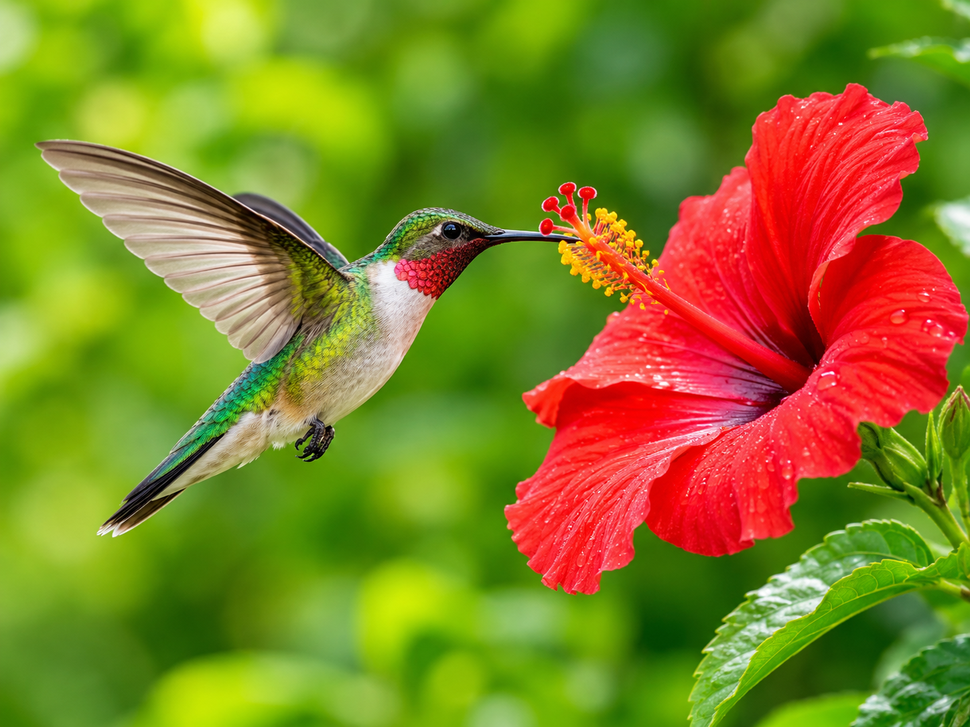
#> input picture Bird.png, 970 x 727 px, shrunk from 1448 x 1086 before the run
$ jupyter execute workshop-3.ipynb
#> lines starting #> are read from the running program, lines starting #| are printed output that depends on the picture; after the words box and inside, x2 and y2 are one past the last pixel; in counts of white or black regions, pixels touching at a corner belong together
# WORKSHOP 3 – Canny Edge Detection
## Name: Karthi V             Reg no.: 212225230130

Step 1: Import the libraries

[cell 1]
import cv2
import matplotlib.pyplot as plt

Step 2: Load and display the image

[cell 2]
img = cv2.imread('Bird.png')
#> img is the input picture: shape (727, 970, 3); mean B, G, R 36, 128.7, 130.9
plt.imshow(cv2.cvtColor(img, cv2.COLOR_BGR2RGB))
plt.title('Original Image')
plt.axis('off')
plt.show()

Step 3: Convert the image into grayscale

[cell 3]
gray = cv2.cvtColor(img, cv2.COLOR_BGR2GRAY)
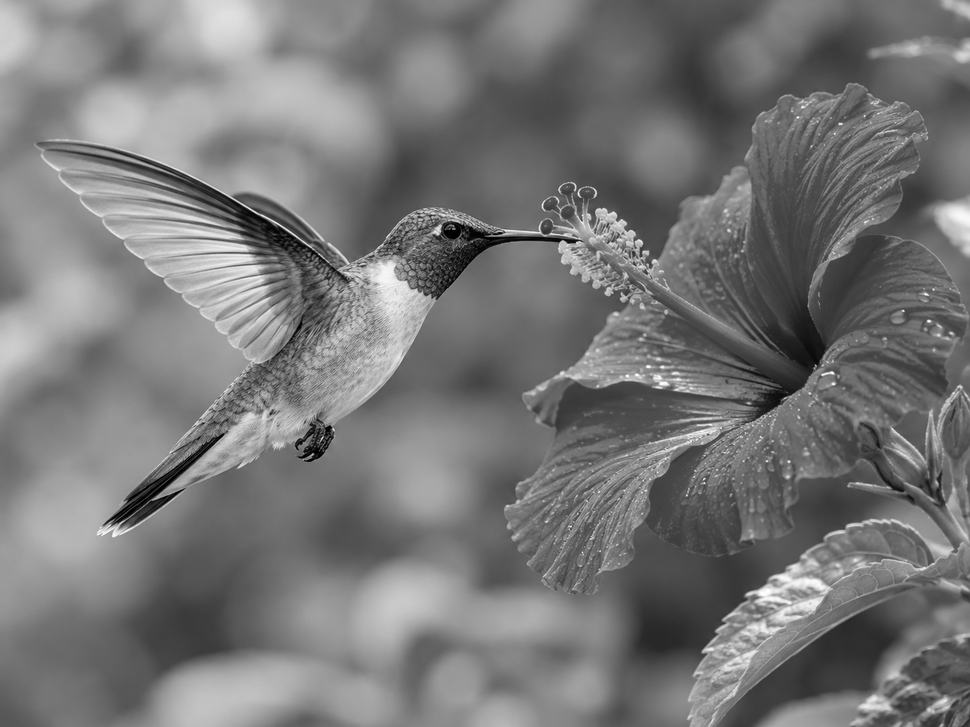
#> gray: shape (727, 970); min 0, max 255, mean 118.8
plt.imshow(gray, cmap='gray')
plt.title('Grayscale Image')
plt.axis('off')
plt.show()

Step 4: Apply Gaussian Blur

[cell 4]
blur = cv2.GaussianBlur(gray, (5, 5), 0)
plt.imshow(blur, cmap='gray')
plt.title('Gaussian Blur Image')
plt.axis('off')
plt.show()

Step 5: Apply Canny Edge Detection

[cell 5]
edges = cv2.Canny(blur, 100, 200)
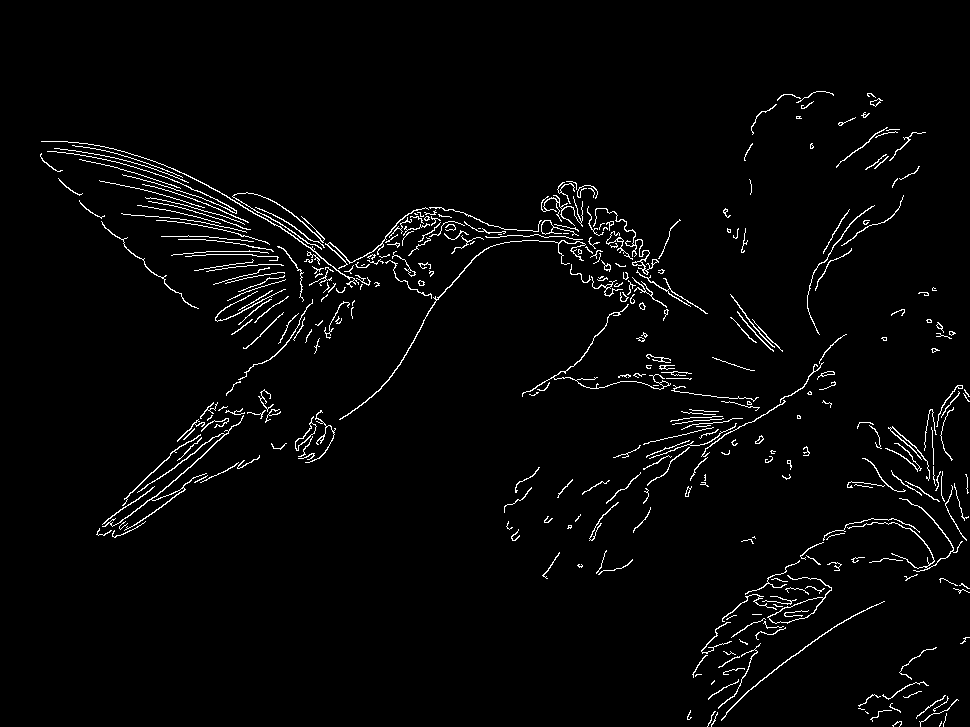
#> edges: shape (727, 970); 2.7% white in thin lines or dots, all inside (x1, y1, x2, y2) = (40, 91, 970, 727)
plt.imshow(edges, cmap='gray')
plt.title('Canny Edge Detection')
plt.axis('off')
plt.show()

Step 6: Display all images together

[cell 6]
plt.figure(figsize=(12, 5))
plt.subplot(1, 3, 1)
plt.imshow(cv2.cvtColor(img, cv2.COLOR_BGR2RGB))
plt.title('Original Image')
plt.axis('off')
plt.subplot(1, 3, 2)
plt.imshow(gray, cmap='gray')
plt.title('Grayscale Image')
plt.axis('off')
plt.subplot(1, 3, 3)
plt.imshow(edges, cmap='gray')
plt.title('Canny Edge Detection')
plt.axis('off')
plt.show()
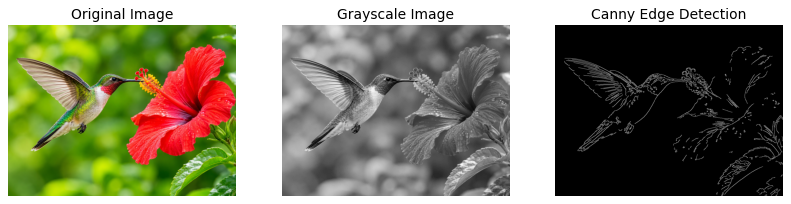
#> figure drawn by matplotlib, 3 panels

Step 7: Change threshold values

[cell 7]
edges1 = cv2.Canny(blur, 30, 100)
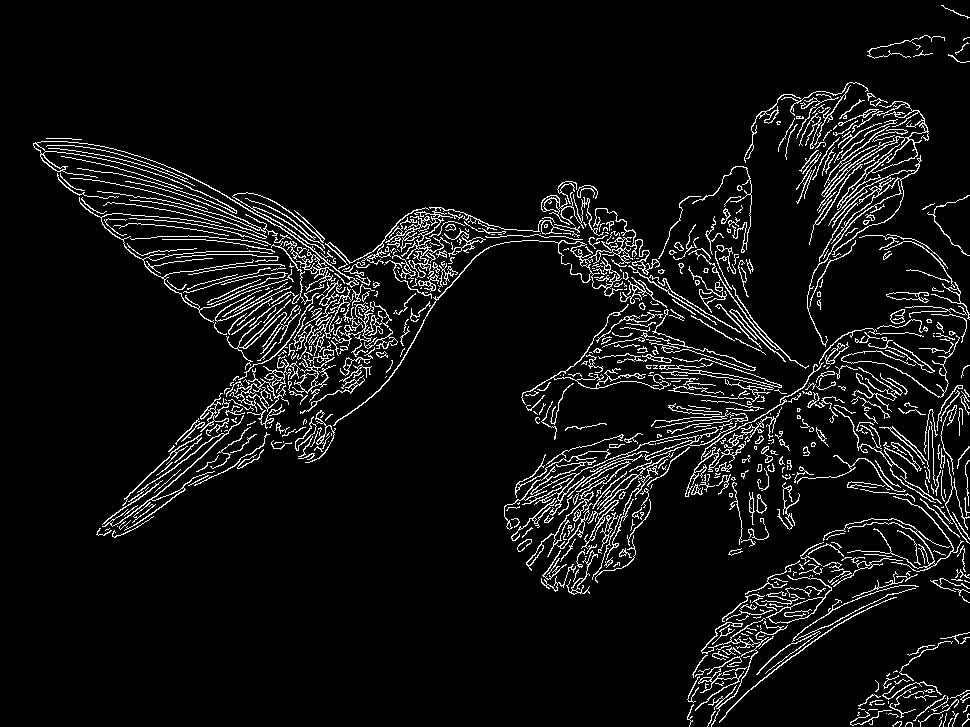
#> edges1: shape (727, 970); 6.8% white in thin lines or dots
edges2 = cv2.Canny(blur, 50, 150)
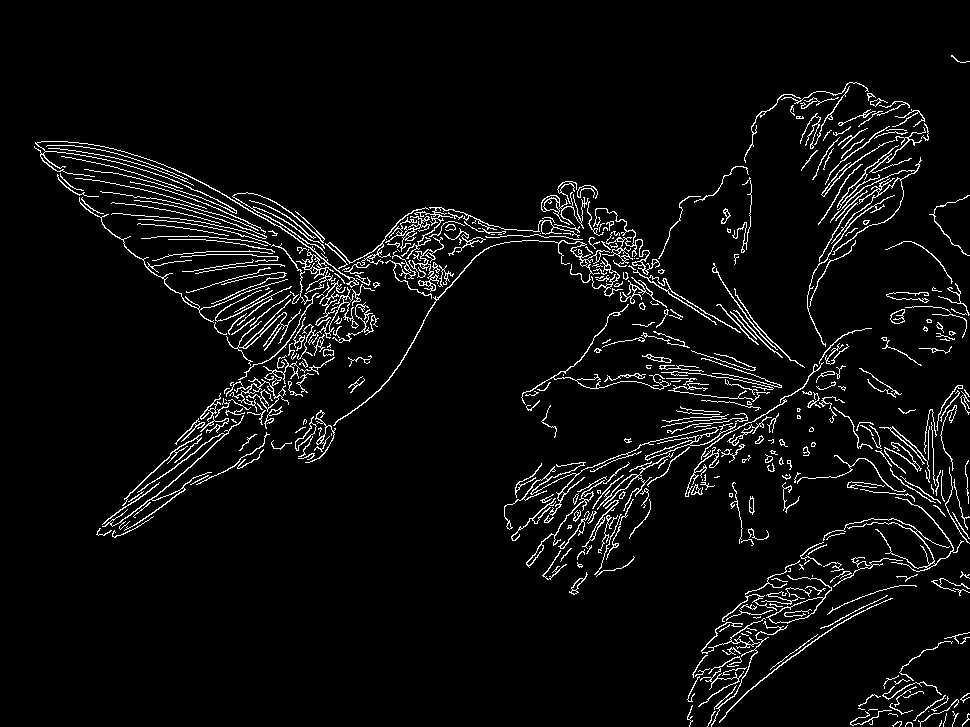
#> edges2: shape (727, 970); 4.9% white in thin lines or dots, all inside (x1, y1, x2, y2) = (34, 55, 970, 727)
plt.figure(figsize=(12, 8))
plt.subplot(2, 2, 1)
plt.imshow(edges1, cmap='gray')
plt.title('Threshold 30, 100')
plt.axis('off')
plt.subplot(2, 2, 2)
plt.imshow(edges2, cmap='gray')
plt.title('Threshold 50, 150')
plt.axis('off')
